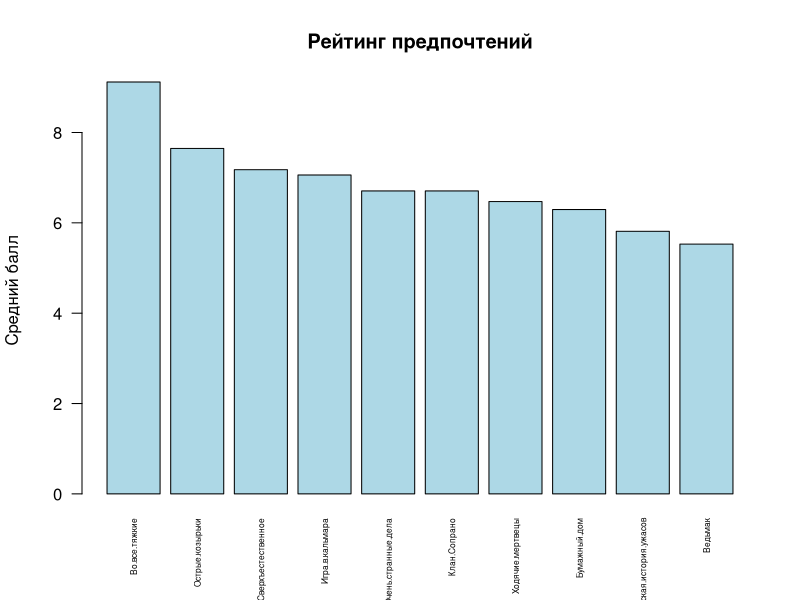

The R script that drew this image:
#Вывод таблички
data <- read.csv("result.csv", header = TRUE, sep = ",")

str(data)

df <- data[,-1]  
print(df)

#max, min, mean
stats <- data.frame(
  Max = sapply(df[,-1], max, na.rm = TRUE),
  Min = sapply(df[,-1], min, na.rm = TRUE),
  Mean = sapply(df[,-1], mean, na.rm = TRUE)
)

print(stats)

#оценки выше 7 и меньше 3
high <- colSums(df[,-1] > 7, na.rm = TRUE)  
low <- colSums(df[,-1] < 3, na.rm = TRUE)  

preference <- data.frame(Выше_7 = high, Ниже_3 = low)

print(preference)

#сортировка по убыванию
rating <- sort(colMeans(df[,-1], na.rm = TRUE), decreasing = TRUE)

print(rating)


#столбчатая диаграмма оценок
categories <- names(rating) 
scores <- as.numeric(rating)  

barplot(scores, names.arg = categories, las = 2, col = "lightblue",main = "Рейтинг предпочтений", xlab = "", ylab = "Средний балл", cex.names = 0.5)




